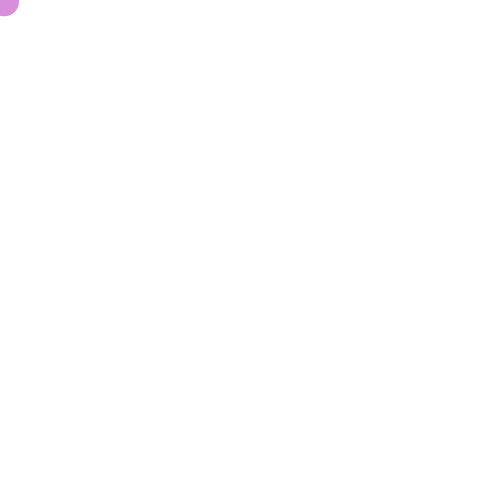
Frame 1 (no input)
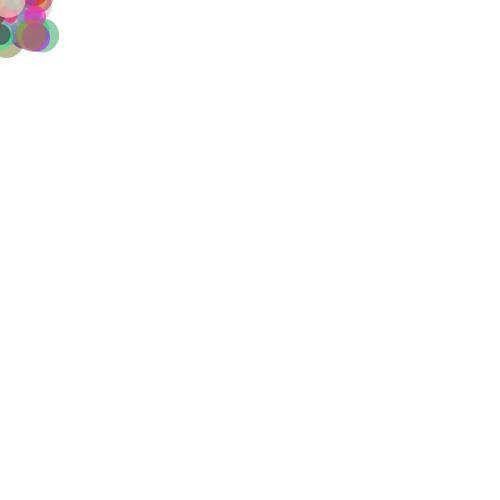
Frame 60 (no input)
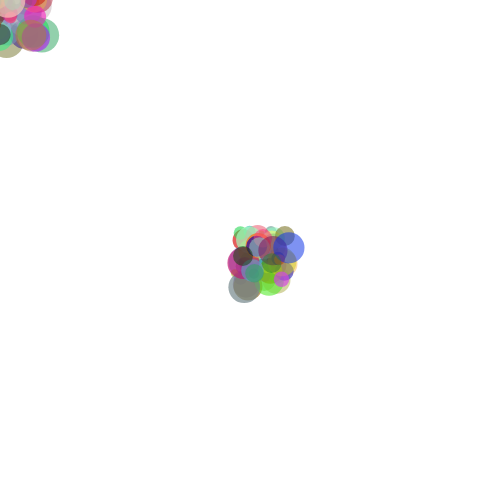
Frame 120 (the mouse pressed at the canvas centre since frame 60)

The p5.js sketch that drew these frames (run headless with seeded random() and noise() and a simulated clock; from frame 60 on, the mouse is pressed at the canvas centre):

// p5.js sketch
// ── sketch.js
function setup() {
    createCanvas(500, 500);
    background(255, 255, 255);
 }
  
 function draw() {
    let r = random(0, 255);
    let g = random(0, 255);
    let b = random(0, 255);
    let opacity = random (120, 180);
    fill(r, g, b, opacity);
    noStroke();
  
    let size = random(5, 35);
    let offSetX = random(-25, 25);
    let offSetY = random(-25, 25);
    square(mouseX + offSetX, mouseY + offSetY, size, size);
 }
  
 function mouseClicked() {
 }
 
 
